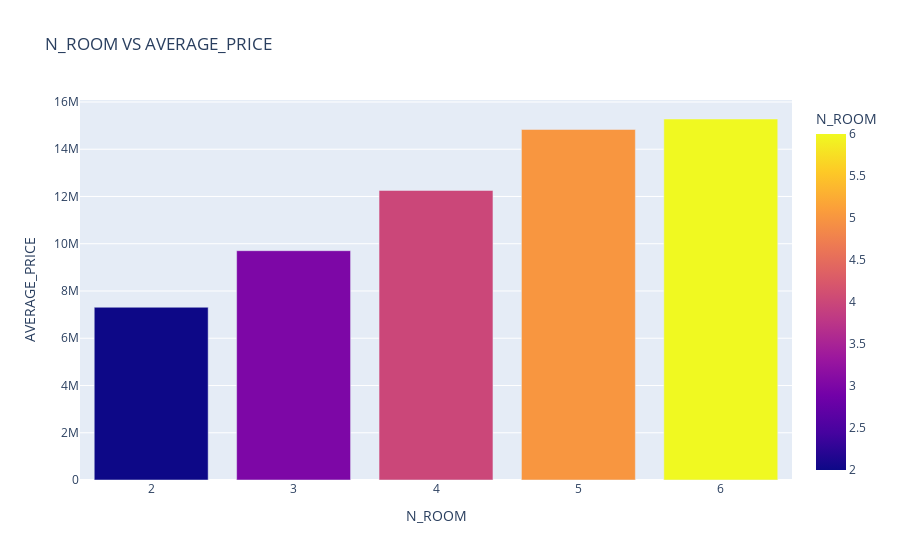

Here is the notebook cell this chart was saved with:
### Markdown cell above
From **DIST_MAINROAD VS TOTAL_SALES_PRICE** Plot we can see that there is no Relationship for DIST_MAIND and Total_Sales_price. in General if Distance from Main Road is less  House price will be Higher but in this dataset Distance from mainroad is not showing any impact on Price.

### Code cell
x = pd.DataFrame(data.groupby('N_ROOM')["TOTAL_SALES_PRICE"].mean())
y = data['N_ROOM'].unique()
y = sorted(y)
df2 = {'N_ROOM':y,"AVERAGE_PRICE":x['TOTAL_SALES_PRICE']}
temp = pd.DataFrame(df2)
temp.sort_values('AVERAGE_PRICE',inplace = True)

fig1 = px.bar(temp,x = 'N_ROOM',y = 'AVERAGE_PRICE', color = 'N_ROOM', title = "N_ROOM VS AVERAGE_PRICE")
fig1

### Figure 1 — Plotly figure (JSON) as saved in the notebook; plotly's stock layout.template omitted (floating-point values rounded to 4 significant figures)
{"data": [{"alignmentgroup": "True", "hovertemplate": "N_ROOM=%{marker.color}<br>AVERAGE_PRICE=%{y}<extra></extra>", "legendgroup": "", "marker": {"color": [2, 3, 4, 5, 6], "coloraxis": "coloraxis", "pattern": {"shape": ""}}, "name": "", "offsetgroup": "", "orientation": "v", "showlegend": false, "textposition": "auto", "type": "bar", "x": [2, 3, 4, 5, 6], "xaxis": "x", "y": [7312000.0, 9705000.0, 12250000.0, 14840000.0, 15280000.0], "yaxis": "y"}], "layout": {"barmode": "relative", "coloraxis": {"colorbar": {"title": {"text": "N_ROOM"}}, "colorscale": [[0, "#0d0887"], [0.1111, "#46039f"], [0.2222, "#7201a8"], [0.3333, "#9c179e"], [0.4444, "#bd3786"], [0.5556, "#d8576b"], [0.6667, "#ed7953"], [0.7778, "#fb9f3a"], [0.8889, "#fdca26"], [1, "#f0f921"]]}, "legend": {"tracegroupgap": 0}, "title": {"text": "N_ROOM VS AVERAGE_PRICE"}, "xaxis": {"anchor": "y", "domain": [0, 1], "title": {"text": "N_ROOM"}}, "yaxis": {"anchor": "x", "domain": [0, 1], "title": {"text": "AVERAGE_PRICE"}}}}
